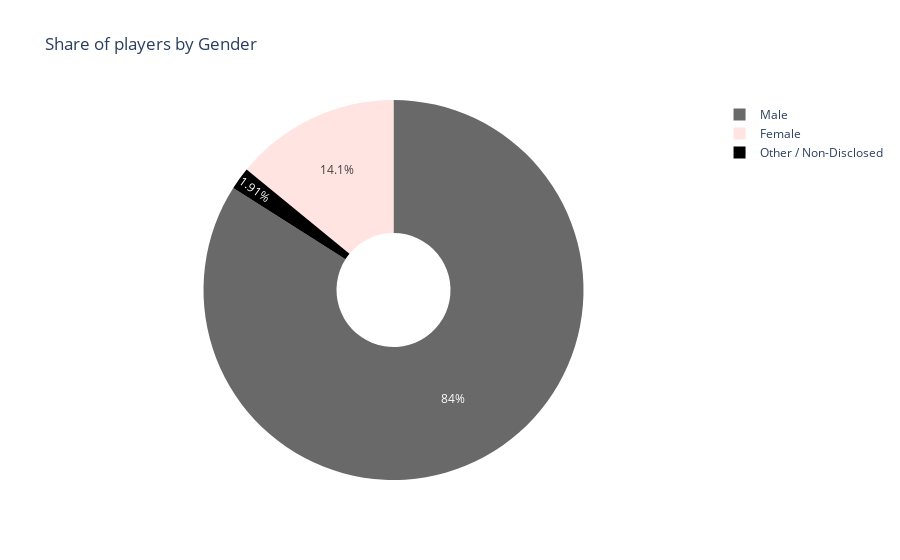

Here is the notebook cell this chart was saved with:
### Code cell
palette = ["rgb(255,228,225)", 'rgb(105,105,105)', 'black']

fig = go.Figure(data=[go.Pie(labels=gender_share["Gender"], 
                             values=gender_share["SN"], 
                             hole=.3,
                             marker_colors= palette)])

fig.update(layout_title_text='Share of players by Gender')


fig.show()

### Figure 1 — Plotly figure (JSON) as saved in the notebook; plotly's stock layout.template omitted (floating-point values rounded to 4 significant figures)
{"data": [{"hole": 0.3, "labels": ["Female", "Male", "Other / Non-Disclosed"], "marker": {"colors": ["rgb(255,228,225)", "rgb(105,105,105)", "black"]}, "type": "pie", "values": [81, 484, 11]}], "layout": {"title": {"text": "Share of players by Gender"}}}
